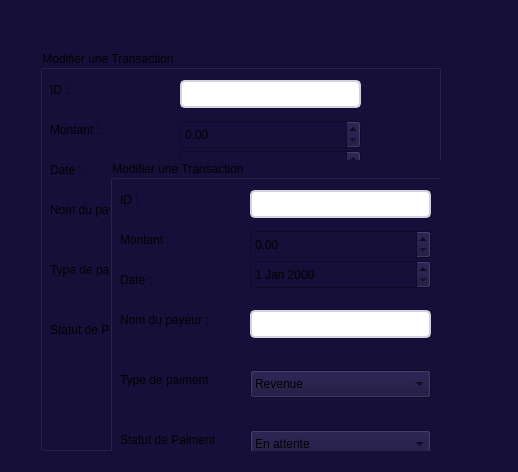
<?xml version="1.0" encoding="UTF-8"?>
<ui version="4.0">
 <class>TransactionWidget</class>
 <widget class="QWidget" name="TransactionWidget">
  <property name="geometry">
   <rect>
    <x>0</x>
    <y>0</y>
    <width>518</width>
    <height>472</height>
   </rect>
  </property>
  <property name="windowTitle">
   <string>Form</string>
  </property>
  <property name="styleSheet">
   <string notr="true">
background-color: rgb(22, 15, 58);</string>
  </property>
  <widget class="QGroupBox" name="groupBoxTransaction_3">
   <property name="geometry">
    <rect>
     <x>40</x>
     <y>50</y>
     <width>401</width>
     <height>401</height>
    </rect>
   </property>
   <property name="title">
    <string>Modifier une Transaction</string>
   </property>
   <widget class="QLineEdit" name="lineEdit6Transaction">
    <property name="geometry">
     <rect>
      <x>140</x>
      <y>30</y>
      <width>181</width>
      <height>28</height>
     </rect>
    </property>
    <property name="styleSheet">
     <string notr="true">QLineEdit, QComboBox {
    background-color: white;
    border: 2px solid #D1D5DB;
    border-radius: 5px;
    padding: 5px;
}
QLineEdit:focus, QComboBox:focus {
    border: 2px solid #3B82F6;
}

</string>
    </property>
   </widget>
   <widget class="QLineEdit" name="lineEdit_7Transaction">
    <property name="geometry">
     <rect>
      <x>140</x>
      <y>150</y>
      <width>181</width>
      <height>28</height>
     </rect>
    </property>
    <property name="styleSheet">
     <string notr="true">QLineEdit, QComboBox {
    background-color: white;
    border: 2px solid #D1D5DB;
    border-radius: 5px;
    padding: 5px;
}
QLineEdit:focus, QComboBox:focus {
    border: 2px solid #3B82F6;
}

</string>
    </property>
   </widget>
   <widget class="QLabel" name="label7Transaction">
    <property name="geometry">
     <rect>
      <x>10</x>
      <y>30</y>
      <width>63</width>
      <height>20</height>
     </rect>
    </property>
    <property name="text">
     <string>ID :</string>
    </property>
   </widget>
   <widget class="QLabel" name="label_9Transaction">
    <property name="geometry">
     <rect>
      <x>10</x>
      <y>110</y>
      <width>63</width>
      <height>20</height>
     </rect>
    </property>
    <property name="text">
     <string>Date :</string>
    </property>
   </widget>
   <widget class="QLabel" name="label_10Transaction">
    <property name="geometry">
     <rect>
      <x>10</x>
      <y>150</y>
      <width>121</width>
      <height>20</height>
     </rect>
    </property>
    <property name="text">
     <string>Nom du payeur :</string>
    </property>
   </widget>
   <widget class="QLabel" name="label_11Transaction">
    <property name="geometry">
     <rect>
      <x>10</x>
      <y>210</y>
      <width>141</width>
      <height>20</height>
     </rect>
    </property>
    <property name="text">
     <string>Type de paiment</string>
    </property>
   </widget>
   <widget class="QPushButton" name="pushButton_6Transaction">
    <property name="geometry">
     <rect>
      <x>140</x>
      <y>340</y>
      <width>91</width>
      <height>31</height>
     </rect>
    </property>
    <property name="styleSheet">
     <string notr="true">
QPushButton {
    border-image: linear-gradient(to bottom, #8B2BE2, #2196F3) 1; /* Purple to Blue */
}


</string>
    </property>
    <property name="text">
     <string>Annuler</string>
    </property>
   </widget>
   <widget class="QPushButton" name="pushButton_7Transaction">
    <property name="geometry">
     <rect>
      <x>290</x>
      <y>340</y>
      <width>91</width>
      <height>31</height>
     </rect>
    </property>
    <property name="styleSheet">
     <string notr="true">
QPushButton {
    border-image: linear-gradient(to bottom, #8B2BE2, #2196F3) 1; /* Purple to Blue */
}

</string>
    </property>
    <property name="text">
     <string>Enregistrer</string>
    </property>
   </widget>
   <widget class="QLabel" name="label_12Transaction">
    <property name="geometry">
     <rect>
      <x>10</x>
      <y>270</y>
      <width>131</width>
      <height>20</height>
     </rect>
    </property>
    <property name="text">
     <string>Statut de Paiment</string>
    </property>
   </widget>
   <widget class="QDateEdit" name="dateEdit2Transaction">
    <property name="geometry">
     <rect>
      <x>140</x>
      <y>100</y>
      <width>181</width>
      <height>29</height>
     </rect>
    </property>
    <property name="styleSheet">
     <string notr="true">QLineEdit, QComboBox {
    background-color: white;
    border: 2px solid #D1D5DB;
    border-radius: 5px;
    padding: 5px;
}
QLineEdit:focus, QComboBox:focus {
    border: 2px solid #3B82F6;
}
</string>
    </property>
   </widget>
   <widget class="QComboBox" name="comboBox3Transaction">
    <property name="geometry">
     <rect>
      <x>140</x>
      <y>210</y>
      <width>181</width>
      <height>28</height>
     </rect>
    </property>
    <item>
     <property name="text">
      <string>Revenue</string>
     </property>
    </item>
    <item>
     <property name="text">
      <string>Depense</string>
     </property>
    </item>
   </widget>
   <widget class="QComboBox" name="comboBox_4Transaction">
    <property name="geometry">
     <rect>
      <x>140</x>
      <y>270</y>
      <width>181</width>
      <height>28</height>
     </rect>
    </property>
    <item>
     <property name="text">
      <string>En attente</string>
     </property>
    </item>
    <item>
     <property name="text">
      <string>Effectué</string>
     </property>
    </item>
    <item>
     <property name="text">
      <string>Échoué</string>
     </property>
    </item>
   </widget>
   <widget class="QLabel" name="label8Transaction">
    <property name="geometry">
     <rect>
      <x>10</x>
      <y>70</y>
      <width>71</width>
      <height>20</height>
     </rect>
    </property>
    <property name="text">
     <string>Montant :</string>
    </property>
   </widget>
   <widget class="QDoubleSpinBox" name="doubleSpinBoxTransaction">
    <property name="geometry">
     <rect>
      <x>140</x>
      <y>70</y>
      <width>181</width>
      <height>29</height>
     </rect>
    </property>
   </widget>
   <widget class="QGroupBox" name="groupBoxTransaction_4">
    <property name="geometry">
     <rect>
      <x>70</x>
      <y>110</y>
      <width>401</width>
      <height>401</height>
     </rect>
    </property>
    <property name="title">
     <string>Modifier une Transaction</string>
    </property>
    <widget class="QLineEdit" name="lineEdit6Transaction_2">
     <property name="geometry">
      <rect>
       <x>140</x>
       <y>30</y>
       <width>181</width>
       <height>28</height>
      </rect>
     </property>
     <property name="styleSheet">
      <string notr="true">QLineEdit, QComboBox {
    background-color: white;
    border: 2px solid #D1D5DB;
    border-radius: 5px;
    padding: 5px;
}
QLineEdit:focus, QComboBox:focus {
    border: 2px solid #3B82F6;
}

</string>
     </property>
    </widget>
    <widget class="QLineEdit" name="lineEdit_7Transaction_2">
     <property name="geometry">
      <rect>
       <x>140</x>
       <y>150</y>
       <width>181</width>
       <height>28</height>
      </rect>
     </property>
     <property name="styleSheet">
      <string notr="true">QLineEdit, QComboBox {
    background-color: white;
    border: 2px solid #D1D5DB;
    border-radius: 5px;
    padding: 5px;
}
QLineEdit:focus, QComboBox:focus {
    border: 2px solid #3B82F6;
}

</string>
     </property>
    </widget>
    <widget class="QLabel" name="label7Transaction_2">
     <property name="geometry">
      <rect>
       <x>10</x>
       <y>30</y>
       <width>63</width>
       <height>20</height>
      </rect>
     </property>
     <property name="text">
      <string>ID :</string>
     </property>
    </widget>
    <widget class="QLabel" name="label_9Transaction_2">
     <property name="geometry">
      <rect>
       <x>10</x>
       <y>110</y>
       <width>63</width>
       <height>20</height>
      </rect>
     </property>
     <property name="text">
      <string>Date :</string>
     </property>
    </widget>
    <widget class="QLabel" name="label_10Transaction_2">
     <property name="geometry">
      <rect>
       <x>10</x>
       <y>150</y>
       <width>121</width>
       <height>20</height>
      </rect>
     </property>
     <property name="text">
      <string>Nom du payeur :</string>
     </property>
    </widget>
    <widget class="QLabel" name="label_11Transaction_2">
     <property name="geometry">
      <rect>
       <x>10</x>
       <y>210</y>
       <width>141</width>
       <height>20</height>
      </rect>
     </property>
     <property name="text">
      <string>Type de paiment</string>
     </property>
    </widget>
    <widget class="QPushButton" name="pushButton_6Transaction_2">
     <property name="geometry">
      <rect>
       <x>140</x>
       <y>340</y>
       <width>91</width>
       <height>31</height>
      </rect>
     </property>
     <property name="styleSheet">
      <string notr="true">
QPushButton {
    border-image: linear-gradient(to bottom, #8B2BE2, #2196F3) 1; /* Purple to Blue */
}


</string>
     </property>
     <property name="text">
      <string>Annuler</string>
     </property>
    </widget>
    <widget class="QPushButton" name="pushButton_7Transaction_2">
     <property name="geometry">
      <rect>
       <x>290</x>
       <y>340</y>
       <width>91</width>
       <height>31</height>
      </rect>
     </property>
     <property name="styleSheet">
      <string notr="true">
QPushButton {
    border-image: linear-gradient(to bottom, #8B2BE2, #2196F3) 1; /* Purple to Blue */
}

</string>
     </property>
     <property name="text">
      <string>Enregistrer</string>
     </property>
    </widget>
    <widget class="QLabel" name="label_12Transaction_2">
     <property name="geometry">
      <rect>
       <x>10</x>
       <y>270</y>
       <width>131</width>
       <height>20</height>
      </rect>
     </property>
     <property name="text">
      <string>Statut de Paiment</string>
     </property>
    </widget>
    <widget class="QDateEdit" name="dateEdit2Transaction_2">
     <property name="geometry">
      <rect>
       <x>140</x>
       <y>100</y>
       <width>181</width>
       <height>29</height>
      </rect>
     </property>
     <property name="styleSheet">
      <string notr="true">QLineEdit, QComboBox {
    background-color: white;
    border: 2px solid #D1D5DB;
    border-radius: 5px;
    padding: 5px;
}
QLineEdit:focus, QComboBox:focus {
    border: 2px solid #3B82F6;
}
</string>
     </property>
    </widget>
    <widget class="QComboBox" name="comboBox3Transaction_2">
     <property name="geometry">
      <rect>
       <x>140</x>
       <y>210</y>
       <width>181</width>
       <height>28</height>
      </rect>
     </property>
     <item>
      <property name="text">
       <string>Revenue</string>
      </property>
     </item>
     <item>
      <property name="text">
       <string>Depense</string>
      </property>
     </item>
    </widget>
    <widget class="QComboBox" name="comboBox_4Transaction_2">
     <property name="geometry">
      <rect>
       <x>140</x>
       <y>270</y>
       <width>181</width>
       <height>28</height>
      </rect>
     </property>
     <item>
      <property name="text">
       <string>En attente</string>
      </property>
     </item>
     <item>
      <property name="text">
       <string>Effectué</string>
      </property>
     </item>
     <item>
      <property name="text">
       <string>Échoué</string>
      </property>
     </item>
    </widget>
    <widget class="QLabel" name="label8Transaction_2">
     <property name="geometry">
      <rect>
       <x>10</x>
       <y>70</y>
       <width>71</width>
       <height>20</height>
      </rect>
     </property>
     <property name="text">
      <string>Montant :</string>
     </property>
    </widget>
    <widget class="QDoubleSpinBox" name="doubleSpinBoxTransaction_2">
     <property name="geometry">
      <rect>
       <x>140</x>
       <y>70</y>
       <width>181</width>
       <height>29</height>
      </rect>
     </property>
    </widget>
   </widget>
  </widget>
 </widget>
 <resources/>
 <connections/>
</ui>
